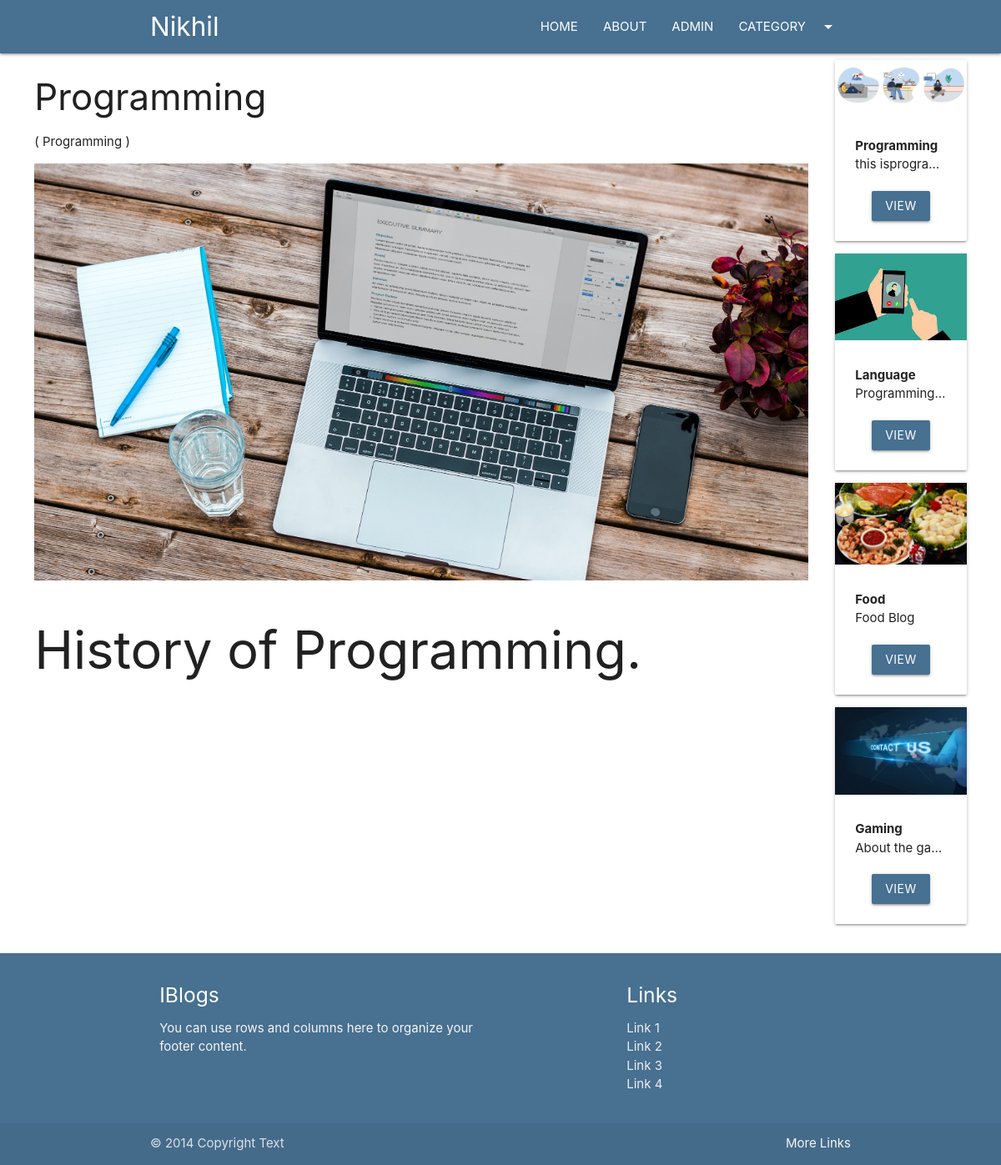
Page /blog/programminghistory on the committed database.
### iblog/models.py (models this page shows, shortened)
class Post(models.Model):
    post_id = models.AutoField(primary_key=True)
    title = models.CharField(max_length=200)
    content = HTMLField()
    url = models.CharField(max_length=100)
    cat = models.ForeignKey(Category, on_delete=models.CASCADE)
    image = models.ImageField(upload_to='post/')
    def __str__(self):
        return self.title

class Category(models.Model):
    cat_id = models.AutoField(primary_key=True)
    title = models.CharField(max_length=100)
    description = models.TextField()
    url = models.CharField(max_length=100)
    image = models.ImageField(upload_to='category/')
    add_date = models.DateTimeField(auto_now_add=True, null=True)

### iblog/views.py (the view)
# urls.py: path('blog/<slug:url>', post),
def post(request, url):
    post = Post.objects.get(url=url)
    cats = Category.objects.all()
    print(post)
    return render(request, 'posts.html', {'post': post, 'cats': cats})

### templates/posts.html (shortened to what this page needs)
{%extends 'base.html' %}
{%block content%}
<div class="container-custom">
    <div class="row">
        <div class="col s12 m10">
            <h3>{{post.title}}</h3>
            <p>( {{post.cat.title}} )</p>
            <img src="/media/{{post.image}}" class="responsive-img" style="width: 100%; height: 500px; object-fit: cover"; alt="">
            <br>
            <p>
                {{post.content|safe}}
            </p>
        </div>
        <div class="col s12 m2">
            {% for cat in cats %}
            <div class="card item" style="margin-left:10px;">
                <div class="img-container">
                    <img src="/media/{{cat.image}}" class="responsive-img" alt="">
                </div>
                <div class="card-content">
                    <b>
                        {{cat.title}}
                    </b>
                    <p class="truncate">{{cat.description}}</p>
                    <div class="container center-align mt20">
                        <a href="/category/{{cat.url}}" class="btn bg-primary">VIEW</a>
                    </div>
                </div>
            </div>
            {%endfor%}
        </div>
    </div>
</div>
{%endblock%}

### static/css/style.css (style rules this page uses)
.bg-primary { background:#477091!important; }
.mt20 { margin-top:20px; }
.container-custom { width:95%!important; margin:auto; }

### rows in the picture
Post: title "Programming", cat "Programming", image (picture), content "History of Programming."
Category: image (picture), title "Programming", description "this isprogra…"
Category: image (picture), title "Language", description "Programming…"
Category: image (picture), title "Food", description "Food Blog"
Category: image (picture), title "Gaming", description "About the ga…"
